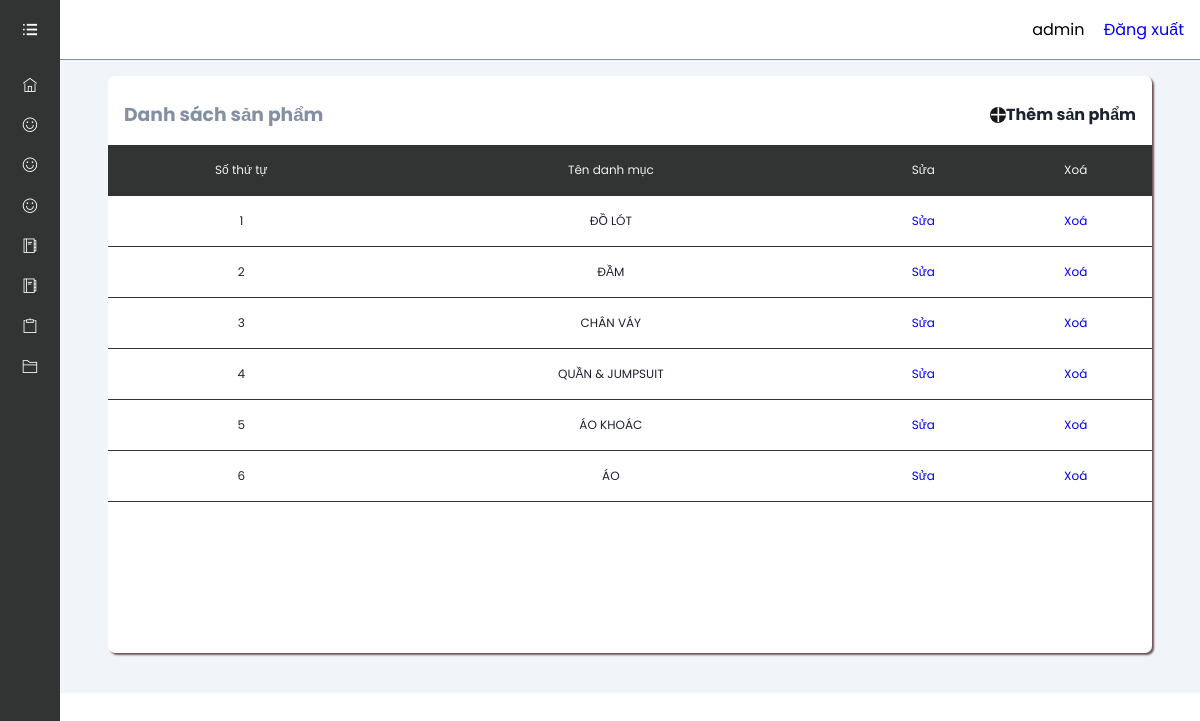
The app's page /admin/catlist.php (signed in) with its own data.
### tables this page shows
CREATE TABLE `category` (
  `catId` int(11) NOT NULL,
  `catName` varchar(255) NOT NULL
);

### lib/database.php (called while the page is built, shortened)
<?php
    Class Database{
        public $host   = DB_HOST;
        public $user   = DB_USER;
        public $pass   = DB_PASS;
        public $dbname = DB_NAME;
        public $link;
        private function connectDB(){
        $this->link = new mysqli($this->host, $this->user, $this->pass,
            $this->dbname);
        }
        public function select($query){
            $result = $this->link->query($query);
            if($result->num_rows > 0){
                return $result;
            } else {
                return false;
            }
        }
}

### classses/category.php (called while the page is built, shortened)
<?php
    $filepath = realpath(dirname(__FILE__));
    include_once($filepath.'/../lib/database.php');
?>
<?php
    class category
    {
        private $db;
        public function __construct()
        {
            $this->db = new Database();
        }
        public function show_category()
        {
            $query = "SELECT * FROM category order by catId desc";
            $result = $this->db->select($query);
            return $result;
        }
    }
?>

### admin/catlist.php (the view, shortened to what this page needs)
<!DOCTYPE html>
<html lang="en">
<head>
    <link rel="stylesheet" href="assets/font/themify-icons/themify-icons.css">
    <link rel="stylesheet" href="assets/css/sp.css">
</head>
<?php include '../classses/category.php' ?>
<?php
    $cat = new category();
?>
<body>
    <?php include './inc/sidebar.php' ?>
    <div class="main-content">
        <?php include './inc/header.php' ?>
        <main>
            <section class="recent">
            <div class="activity-grid">
                <div class="activity-card">
                    <div class="activity-header">
                        <h3>Danh sách sản phẩm</h3>
                        <div class="activity-more">
                            <span class="ti-plus"></span>
                            <a href="catadd.php"> <h4>Thêm sản phẩm</h4></a>
                        </div>
                    </div>
                    <div class="table-responsive">
                        <table>
                            <thead>
                                <tr>
                                    <th>Số thứ tự</th>
                                    <th>Tên danh mục</th>
                                    <th>Sửa</th>
                                    <th>Xoá</th>
                                </tr>
                            </thead>
                            <tbody>
                            <?php
                                $show_cate = $cat->show_category();
                                if ($show_cate) {
                                    $i = 0 ;
                                    while($result = $show_cate->fetch_assoc()) {
                                    $i++;
                                ?>
                                <tr>
                                    <td><?php echo $i ?></td>
                                    <td><?php echo $result['catName'] ?></td>
                                    <td>
                                        <a href="catedit.php?catid=<?php echo $result['catId'] ?>" class="img-link">Sửa</a>
                                    </td>
                                    <td>
                                    <a onclick="return confirm('Bạn có chắc chắn muốn xóa')" href="?delid=<?php echo $result['catId'] ?>" class="img-link"class ="cat__link">Xoá</a>
                                    </td>
                                </tr>
                                <?php
							         }
						        }
				                 ?>
                            </tbody>
                        </table>
                    </div>
                </div>
            </div>
            </section>
        </main>
    </div>
</body>
</html>

### admin/assets/css/sp.css (style rules this page uses)
:root { --main-color: #323434; --color-dark: #1D2231; --text-grey: #8390a2; }
* { font-family: 'Poppins' , sans-serif; margin: 0; padding: 0; text-decoration: none; list-style-type: none; box-sizing: border-box; }
.main-content { position: relative; margin-left: 240px; transition: margin-left 500ms; }
main { margin-top: 60px; background: #f1f5f9; min-height: 90vs; padding: 1rem 3rem; }
.table-responsive { overflow: scroll; height: 500px; }
.activity-more { display: flex; align-items: center; padding: 1rem; }
.activity-more span { background-color: rgb(24, 22, 22); color: #fff; border-radius: 50%; font-weight: 700; }
.activity-more h4 { color: #1D2231; }
.activity-header { display: flex; justify-content: space-between; }
.activity-grid { display: grid; grid-template-columns: 100%; grid-column-gap: 1.5rem; }
.activity-card { margin-bottom: 1.5rem; padding-top: 0.5rem; padding-bottom: 0.5rem; box-shadow: 2px 2px 2px #6e5353; }
.activity-card { background: #fff; border-radius: 7px; }
.activity-card h3 { color: var(--text-grey); padding: 1rem; }
.activity-card table { width: 100%; border-collapse: collapse; }
.activity-card thead { background: var(--main-color); text-align: left; }
tr { border-bottom: 1px solid var(--main-color); text-align: center; }
th { font-size: 12px; padding: 1rem 0.5rem; color: #efefef; font-weight: 400; }
td { font-size: 12px; padding: 1rem 0.5rem; color: var(--color-dark); }
@media only screen and (max-width:1200px) { .main-content { margin-left: 60px; } }

### records on screen
category: catName "ĐỒ LÓT"
category: catName "ĐẦM"
category: catName "CHÂN VÁY"
category: catName "QUẦN & JUMPSUIT"
category: catName "ÁO KHOÁC"
category: catName "ÁO"

### other values on screen
Session::get('adminName') "admin"
